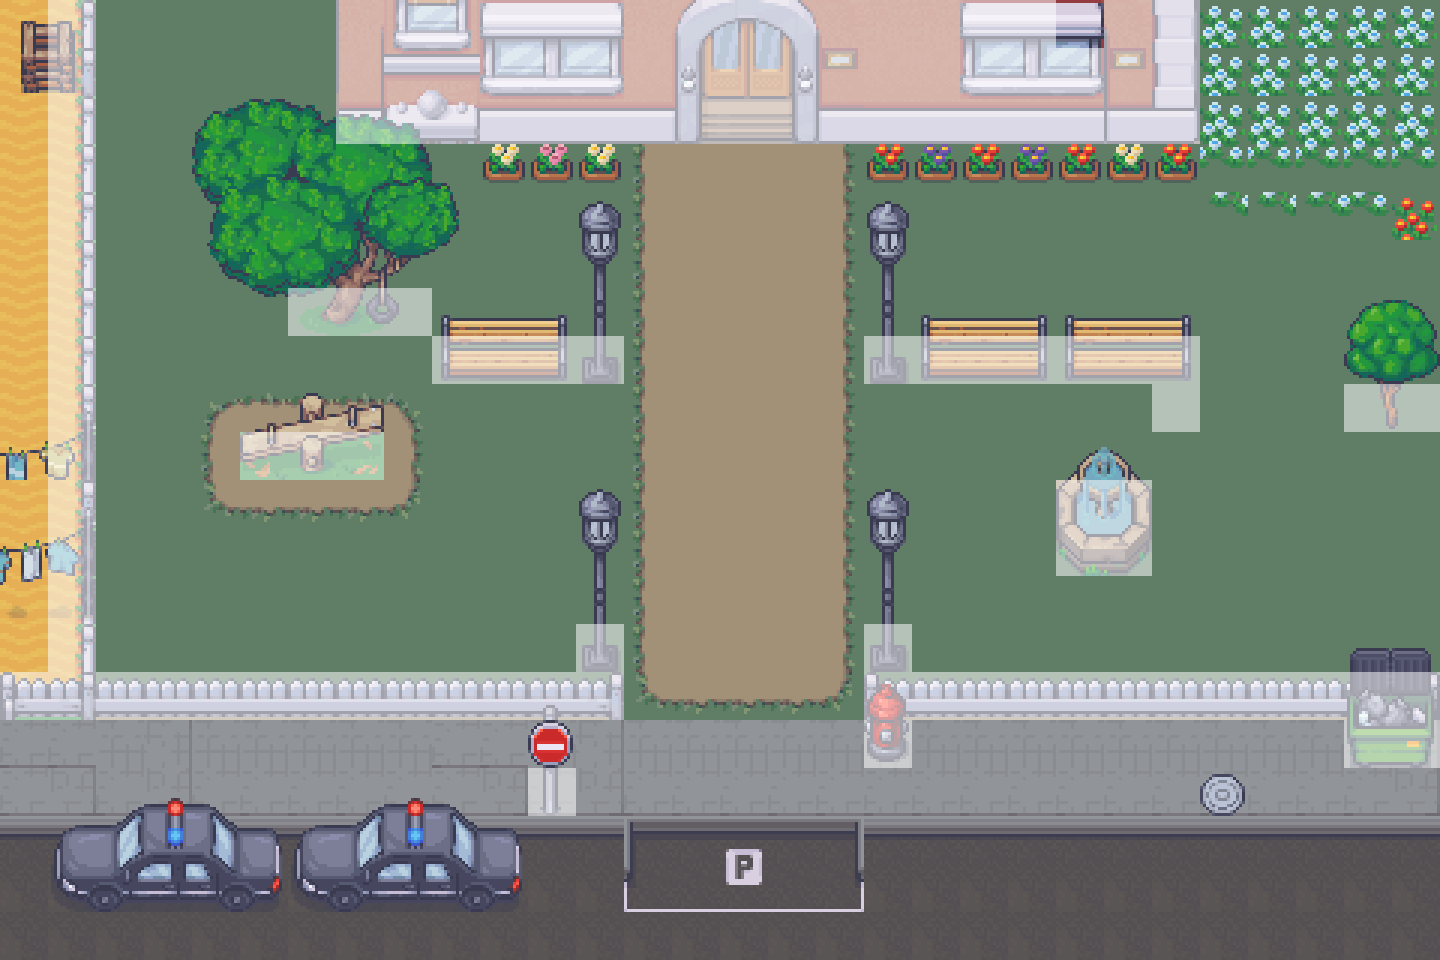

The image is a tile-based game level rendered from a .tmx file. Its description and source (layers, tilesets, objects; grid data summarised) follow:
An orthogonal 30x20 tile map with 48x48 px tiles, 4 tile layers (Tile Layer 1, Tile Layer 2, Tile Layer 3, collision), 7 tilesets.

<map version="1.10" tiledversion="1.11.2" orientation="orthogonal" renderorder="right-down" width="30" height="20" tilewidth="48" tileheight="48" infinite="0" nextlayerid="7" nextobjectid="4">
 <tileset firstgid="1" source="../tileset/2_City_Terrains_48x48.tsx" />
 <tileset firstgid="6078" source="../tileset/1_Terrains_and_Fences_48x48.tsx" />
 <tileset firstgid="8446" source="../tile_sheets/exterior/3_City_Props_48x48.tsx" />
 <tileset firstgid="15614" source="4_Generic_Buildings_48x48.tsx" />
 <tileset firstgid="22014" source="../tile_sheets/exterior/7_Villas_48x48.tsx" />
 <tileset firstgid="23838" source="../single_sprites/single_sprites.tsx" />
 <tileset firstgid="23845" source="../tileset/15_Police_Station_48x48.tsx" />
 <layer id="1" name="Tile Layer 1" width="30" height="20">
  <data>[600 cells, 600 non-empty, 31 distinct tile ids]</data>
 </layer>
 <layer id="2" name="Tile Layer 2" width="30" height="20">
  <data>[600 cells, 159 non-empty, 83 distinct tile ids]</data>
 </layer>
 <layer id="3" name="Tile Layer 3" width="30" height="20">
  <data>[600 cells, 147 non-empty, 115 distinct tile ids]</data>
 </layer>
 <group id="4" name="System">
  <layer id="5" name="collision" width="30" height="20" opacity="0.53" tintcolor="#ff1c33">
   <data>[600 cells, 122 non-empty, 1 distinct tile ids]</data>
  </layer>
 </group>
</map>
